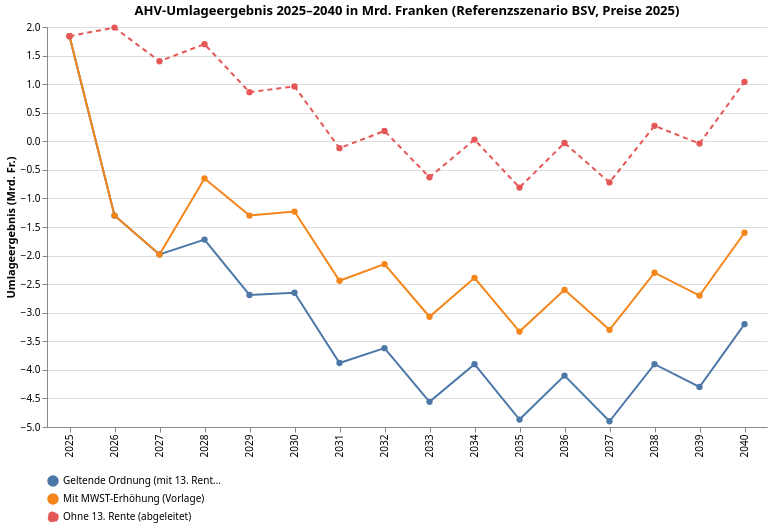

Here is the Vega-Lite specification saved for this chart:
### Vega-Lite specification from a JSON file in a GitHub repository (floating-point values rounded to 4 significant figures)
{"$schema": "https://vega.github.io/schema/vega-lite/v5.json", "config": {"font": "Switzer, system-ui, sans-serif", "view": {"stroke": "transparent"}}, "data": {"values": [{"Jahr": 2025, "Szenario": "Geltende Ordnung (mit 13. Rente, ohne Zusatzfinanzierung)", "Mrd": 1.84}, {"Jahr": 2025, "Szenario": "Mit MWST-Erhöhung (Vorlage)", "Mrd": 1.84}, {"Jahr": 2025, "Szenario": "Ohne 13. Rente (abgeleitet)", "Mrd": 1.84}, {"Jahr": 2026, "Szenario": "Geltende Ordnung (mit 13. Rente, ohne Zusatzfinanzierung)", "Mrd": -1.3}, {"Jahr": 2026, "Szenario": "Mit MWST-Erhöhung (Vorlage)", "Mrd": -1.3}, {"Jahr": 2026, "Szenario": "Ohne 13. Rente (abgeleitet)", "Mrd": 1.99}, {"Jahr": 2027, "Szenario": "Geltende Ordnung (mit 13. Rente, ohne Zusatzfinanzierung)", "Mrd": -1.98}, {"Jahr": 2027, "Szenario": "Mit MWST-Erhöhung (Vorlage)", "Mrd": -1.98}, {"Jahr": 2027, "Szenario": "Ohne 13. Rente (abgeleitet)", "Mrd": 1.4}, {"Jahr": 2028, "Szenario": "Geltende Ordnung (mit 13. Rente, ohne Zusatzfinanzierung)", "Mrd": -1.72}, {"Jahr": 2028, "Szenario": "Mit MWST-Erhöhung (Vorlage)", "Mrd": -0.65}, {"Jahr": 2028, "Szenario": "Ohne 13. Rente (abgeleitet)", "Mrd": 1.7}, {"Jahr": 2029, "Szenario": "Geltende Ordnung (mit 13. Rente, ohne Zusatzfinanzierung)", "Mrd": -2.69}, {"Jahr": 2029, "Szenario": "Mit MWST-Erhöhung (Vorlage)", "Mrd": -1.3}, {"Jahr": 2029, "Szenario": "Ohne 13. Rente (abgeleitet)", "Mrd": 0.86}, {"Jahr": 2030, "Szenario": "Geltende Ordnung (mit 13. Rente, ohne Zusatzfinanzierung)", "Mrd": -2.65}, {"Jahr": 2030, "Szenario": "Mit MWST-Erhöhung (Vorlage)", "Mrd": -1.23}, {"Jahr": 2030, "Szenario": "Ohne 13. Rente (abgeleitet)", "Mrd": 0.96}, {"Jahr": 2031, "Szenario": "Geltende Ordnung (mit 13. Rente, ohne Zusatzfinanzierung)", "Mrd": -3.88}, {"Jahr": 2031, "Szenario": "Mit MWST-Erhöhung (Vorlage)", "Mrd": -2.44}, {"Jahr": 2031, "Szenario": "Ohne 13. Rente (abgeleitet)", "Mrd": -0.12}, {"Jahr": 2032, "Szenario": "Geltende Ordnung (mit 13. Rente, ohne Zusatzfinanzierung)", "Mrd": -3.62}, {"Jahr": 2032, "Szenario": "Mit MWST-Erhöhung (Vorlage)", "Mrd": -2.15}, {"Jahr": 2032, "Szenario": "Ohne 13. Rente (abgeleitet)", "Mrd": 0.18}, {"Jahr": 2033, "Szenario": "Geltende Ordnung (mit 13. Rente, ohne Zusatzfinanzierung)", "Mrd": -4.56}, {"Jahr": 2033, "Szenario": "Mit MWST-Erhöhung (Vorlage)", "Mrd": -3.07}, {"Jahr": 2033, "Szenario": "Ohne 13. Rente (abgeleitet)", "Mrd": -0.63}, {"Jahr": 2034, "Szenario": "Geltende Ordnung (mit 13. Rente, ohne Zusatzfinanzierung)", "Mrd": -3.9}, {"Jahr": 2034, "Szenario": "Mit MWST-Erhöhung (Vorlage)", "Mrd": -2.39}, {"Jahr": 2034, "Szenario": "Ohne 13. Rente (abgeleitet)", "Mrd": 0.03}, {"Jahr": 2035, "Szenario": "Geltende Ordnung (mit 13. Rente, ohne Zusatzfinanzierung)", "Mrd": -4.87}, {"Jahr": 2035, "Szenario": "Mit MWST-Erhöhung (Vorlage)", "Mrd": -3.33}, {"Jahr": 2035, "Szenario": "Ohne 13. Rente (abgeleitet)", "Mrd": -0.81}, {"Jahr": 2036, "Szenario": "Geltende Ordnung (mit 13. Rente, ohne Zusatzfinanzierung)", "Mrd": -4.1}, {"Jahr": 2036, "Szenario": "Mit MWST-Erhöhung (Vorlage)", "Mrd": -2.6}, {"Jahr": 2036, "Szenario": "Ohne 13. Rente (abgeleitet)", "Mrd": -0.03}, {"Jahr": 2037, "Szenario": "Geltende Ordnung (mit 13. Rente, ohne Zusatzfinanzierung)", "Mrd": -4.9}, {"Jahr": 2037, "Szenario": "Mit MWST-Erhöhung (Vorlage)", "Mrd": -3.3}, {"Jahr": 2037, "Szenario": "Ohne 13. Rente (abgeleitet)", "Mrd": -0.72}, {"Jahr": 2038, "Szenario": "Geltende Ordnung (mit 13. Rente, ohne Zusatzfinanzierung)", "Mrd": -3.9}, {"Jahr": 2038, "Szenario": "Mit MWST-Erhöhung (Vorlage)", "Mrd": -2.3}, {"Jahr": 2038, "Szenario": "Ohne 13. Rente (abgeleitet)", "Mrd": 0.27}, {"Jahr": 2039, "Szenario": "Geltende Ordnung (mit 13. Rente, ohne Zusatzfinanzierung)", "Mrd": -4.3}, {"Jahr": 2039, "Szenario": "Mit MWST-Erhöhung (Vorlage)", "Mrd": -2.7}, {"Jahr": 2039, "Szenario": "Ohne 13. Rente (abgeleitet)", "Mrd": -0.04}, {"Jahr": 2040, "Szenario": "Geltende Ordnung (mit 13. Rente, ohne Zusatzfinanzierung)", "Mrd": -3.2}, {"Jahr": 2040, "Szenario": "Mit MWST-Erhöhung (Vorlage)", "Mrd": -1.6}, {"Jahr": 2040, "Szenario": "Ohne 13. Rente (abgeleitet)", "Mrd": 1.04}]}, "title": "AHV-Umlageergebnis 2025–2040 in Mrd. Franken (Referenzszenario BSV, Preise 2025)", "width": 720, "height": 400, "mark": {"type": "line", "strokeWidth": 2, "point": {"size": 40}}, "encoding": {"x": {"field": "Jahr", "type": "ordinal", "title": null}, "y": {"field": "Mrd", "type": "quantitative", "title": "Umlageergebnis (Mrd. Fr.)"}, "color": {"field": "Szenario", "type": "nominal", "sort": ["Geltende Ordnung (mit 13. Rente, ohne Zusatzfinanzierung)", "Mit MWST-Erhöhung (Vorlage)", "Ohne 13. Rente (abgeleitet)"], "legend": {"orient": "bottom", "title": null, "columns": 1}}, "strokeDash": {"field": "Szenario", "type": "nominal", "legend": null, "scale": {"domain": ["Geltende Ordnung (mit 13. Rente, ohne Zusatzfinanzierung)", "Mit MWST-Erhöhung (Vorlage)", "Ohne 13. Rente (abgeleitet)"], "range": [[], [], [5, 4]]}}, "tooltip": [{"field": "Jahr", "type": "ordinal"}, {"field": "Szenario", "type": "nominal"}, {"field": "Mrd", "type": "quantitative", "format": ",.2f", "title": "Mrd. Fr."}]}}
